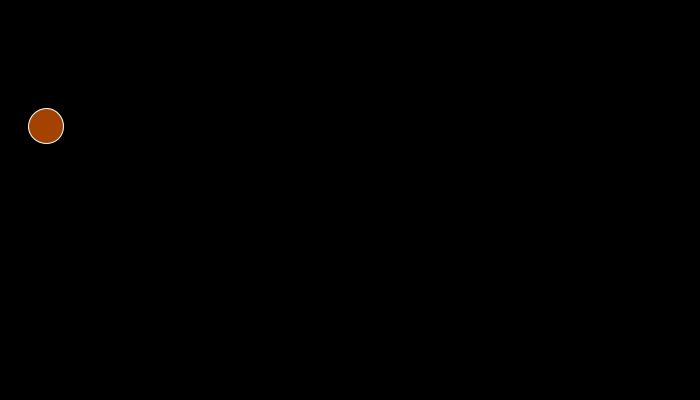
Frame 1 (no input)
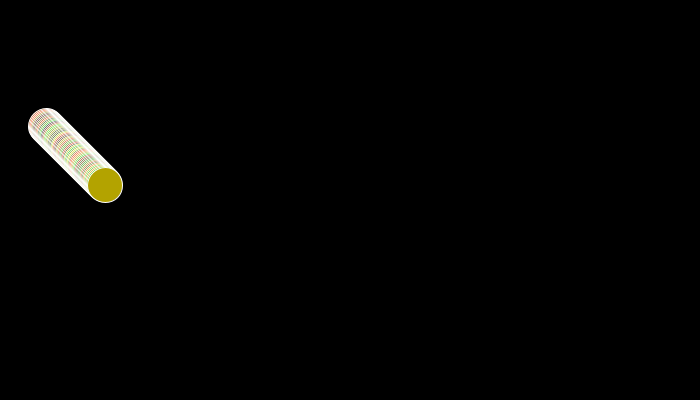
Frame 60 (the mouse pressed at the canvas centre just before this capture)
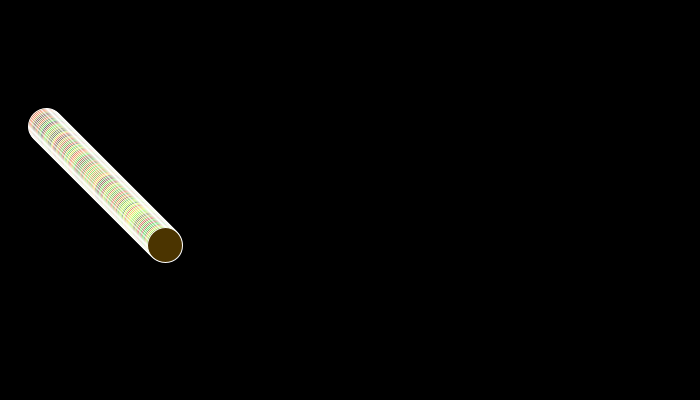
Frame 120 (the mouse held since frame 60 and released just before this capture)

The Processing sketch that drew these frames (run headless with seeded random() and noise(); from frame 60 on, the mouse is pressed at the canvas centre):

// Processing sketch: processing_45479
// ── processing_45479.pde

int x;
int directionX;
int y;
int directionY;

void setup(){
size (700,400);
smooth();
background(0,0,0);
x = 45;
directionX = 1;
y = 125;
directionY = 1;
}


void draw(){
  x += directionX;
  y += directionY;
 stroke(255);
 fill(random(255), random (255), random (0));
  
  ellipse(x,y,35,35);
  
if(y > 400)
  directionY=-1;
 
if(y< 1)
  directionY=1; 
if(x>700)
  directionX=-1;
if(x<1)
  directionX=1;
 
}
  
